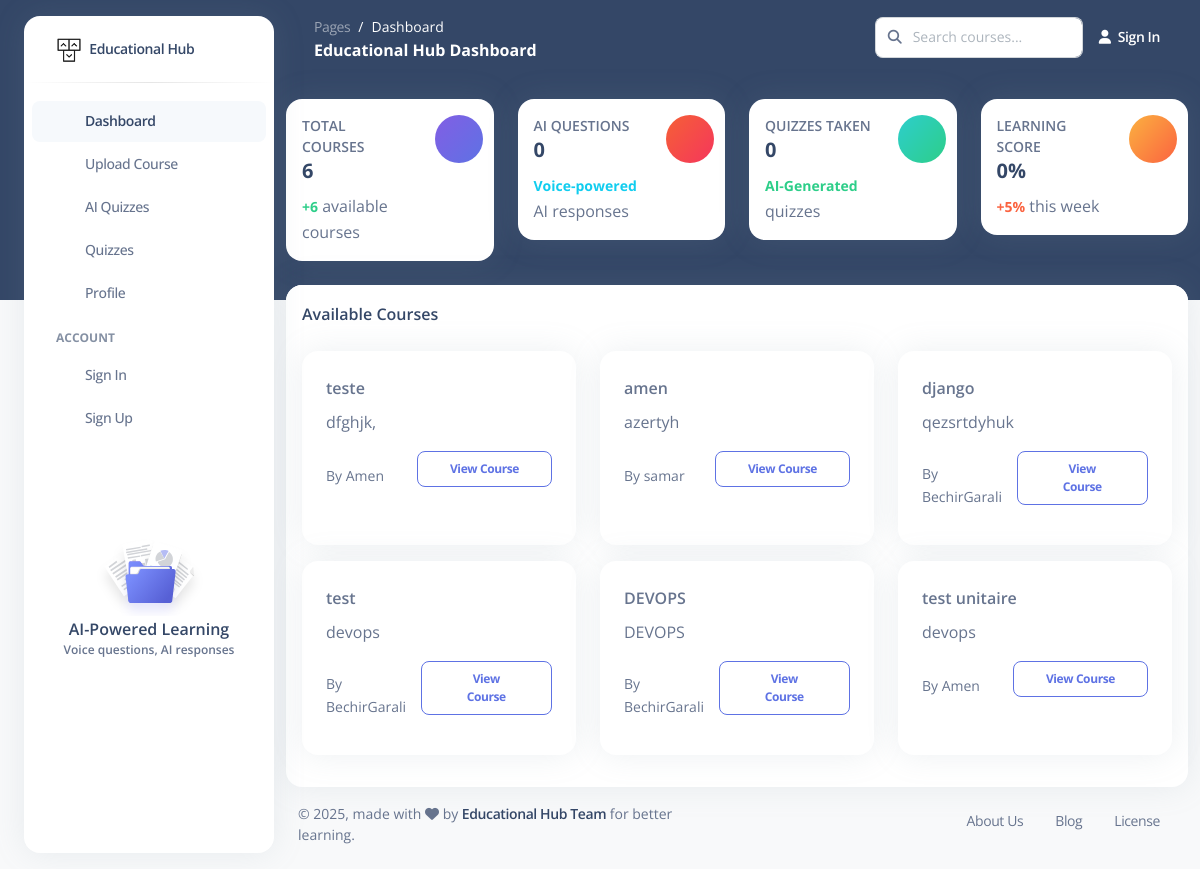
The page / on the database its author committed.
### course_app/models.py (models this page shows, shortened)
class Course(models.Model):
    id = models.UUIDField(primary_key=True, default=uuid.uuid4, editable=False)
    title = models.CharField(max_length=200)
    description = models.TextField()
    instructor = models.ForeignKey(User, on_delete=models.CASCADE, related_name='courses_taught')
    students = models.ManyToManyField(User, related_name='courses_enrolled', blank=True)
    created_at = models.DateTimeField(default=timezone.now)
    updated_at = models.DateTimeField(auto_now=True)
    is_active = models.BooleanField(default=True)
    audio_file = models.FileField(upload_to='courses/audio/', null=True, blank=True)
    pdf_file = models.FileField(upload_to='courses/pdf/', null=True, blank=True)
    transcript = models.TextField(blank=True)
    summary = models.TextField(blank=True)
    generated_images = models.JSONField(default=list, blank=True)
    key_concepts = models.JSONField(default=list, blank=True)
    class Meta:
        ordering = ['-created_at']

### course_app/views.py (the view)
# urls.py: path('', views.home, name='home'),
def home(request):
    courses = Course.objects.filter(is_active=True)[:6]
    context = {
        'courses': courses,
        'user': request.user,
    }
    return render(request, 'pages/dashboard.html', context)

### templates/pages/dashboard.html (shortened to what this page needs)
{% load static %}
<!DOCTYPE html>
<html lang="en">
<head>
  <link href="https://demos.creative-tim.com/argon-dashboard-pro/assets/css/nucleo-icons.css" rel="stylesheet" />
  <link href="https://demos.creative-tim.com/argon-dashboard-pro/assets/css/nucleo-svg.css" rel="stylesheet" />
  <link id="pagestyle" href="{% static 'css/argon-dashboard.css' %}?v=2.1.0" rel="stylesheet" />
</head>
<body class="g-sidenav-show bg-gray-100">
  <aside class="sidenav bg-white navbar navbar-vertical navbar-expand-xs border-0 border-radius-xl my-3 fixed-start ms-4 " id="sidenav-main">
    <div class="sidenav-header">
      <a class="navbar-brand m-0" href="{% url 'home' %}">
        <img src="{% static 'img/logo-ct-dark.png' %}" width="26px" height="26px" class="navbar-brand-img h-100" alt="main_logo">
        <span class="ms-1 font-weight-bold">Educational Hub</span>
      </a>
    </div>
    <hr class="horizontal dark mt-0">
    <div class="collapse navbar-collapse w-auto" id="sidenav-collapse-main">
      <ul class="navbar-nav">
        <li class="nav-item">
          <a class="nav-link active" href="{% url 'home' %}">
            <div class="icon icon-shape icon-sm border-radius-md text-center me-2 d-flex align-items-center justify-content-center">
            </div>
            <span class="nav-link-text ms-1">Dashboard</span>
          </a>
        </li>
        <li class="nav-item">
          <a class="nav-link" href="{% url 'upload_course' %}">
            <div class="icon icon-shape icon-sm border-radius-md text-center me-2 d-flex align-items-center justify-content-center">
            </div>
            <span class="nav-link-text ms-1">Upload Course</span>
          </a>
        </li>
        <li class="nav-item">
          <a class="nav-link" href="{% url 'quiz_app:quiz_list' %}">
            <div class="icon icon-shape icon-sm border-radius-md text-center me-2 d-flex align-items-center justify-content-center">
            </div>
            <span class="nav-link-text ms-1">AI Quizzes</span>
          </a>
        </li>
        <li class="nav-item">
          <a class="nav-link" href="#">
            <div class="icon icon-shape icon-sm border-radius-md text-center me-2 d-flex align-items-center justify-content-center">
            </div>
            <span class="nav-link-text ms-1">Quizzes</span>
          </a>
        </li>
        <li class="nav-item">
          <a class="nav-link" href="{% url 'profile' %}">
            <div class="icon icon-shape icon-sm border-radius-md text-center me-2 d-flex align-items-center justify-content-center">
            </div>
            <span class="nav-link-text ms-1">Profile</span>
          </a>
        </li>
        {% if not user.is_authenticated %}
        <li class="nav-item mt-3">
          <h6 class="ps-4 ms-2 text-uppercase text-xs font-weight-bolder opacity-6">Account</h6>
        </li>
        <li class="nav-item">
          <a class="nav-link" href="{% url 'signin' %}">
            <div class="icon icon-shape icon-sm border-radius-md text-center me-2 d-flex align-items-center justify-content-center">
            </div>
            <span class="nav-link-text ms-1">Sign In</span>
          </a>
        </li>
        <li class="nav-item">
          <a class="nav-link" href="{% url 'signup' %}">
            <div class="icon icon-shape icon-sm border-radius-md text-center me-2 d-flex align-items-center justify-content-center">
            </div>
            <span class="nav-link-text ms-1">Sign Up</span>
          </a>
        </li>
        {% endif %}
      </ul>
    </div>
    <div class="sidenav-footer mx-3">
      <div class="card card-plain shadow-none" id="sidenavCard">
        <img class="w-50 mx-auto" src="{% static 'img/illustrations/icon-documentation.svg' %}" alt="sidebar_illustration">
        <div class="card-body text-center p-3 w-100 pt-0">
          <div class="docs-info">
            <h6 class="mb-0">AI-Powered Learning</h6>
            <p class="text-xs font-weight-bold mb-0">Voice questions, AI responses</p>
          </div>
        </div>
      </div>
    </div>
  </aside>
  <main class="main-content position-relative border-radius-lg">
    <nav class="navbar navbar-main navbar-expand-lg px-0 mx-4 shadow-none border-radius-xl" id="navbarBlur" data-scroll="false">
      <div class="container-fluid py-1 px-3">
        <nav aria-label="breadcrumb">
          <ol class="breadcrumb bg-transparent mb-0 pb-0 pt-1 px-0 me-sm-6 me-5">
            <li class="breadcrumb-item text-sm"><a class="opacity-5 text-white" href="{% url 'home' %}">Pages</a></li>
            <li class="breadcrumb-item text-sm text-white active" aria-current="page">Dashboard</li>
          </ol>
          <h6 class="font-weight-bolder text-white mb-0">Educational Hub Dashboard</h6>
        </nav>
        <div class="collapse navbar-collapse mt-sm-0 mt-2 me-md-0 me-sm-4" id="navbar">
          <div class="ms-md-auto pe-md-3 d-flex align-items-center">
            <div class="input-group">
              <span class="input-group-text text-body"><i class="fas fa-search" aria-hidden="true"></i></span>
              <input type="text" class="form-control" placeholder="Search courses...">
            </div>
          </div>
          <ul class="navbar-nav justify-content-end">
            {% if user.is_authenticated %}
            <li class="nav-item dropdown">
              <a class="nav-link dropdown-toggle d-flex align-items-center" href="#" id="navbarDropdown" role="button" data-bs-toggle="dropdown" aria-expanded="false">
                {% if user_profile.profile_image %}
                <img src="{{ user_profile.profile_image.url }}" class="rounded-circle me-2" width="32" height="32" alt="Avatar">
                {% else %}
                <div class="rounded-circle bg-white d-flex align-items-center justify-content-center me-2" style="width: 32px; height: 32px;">
                  <i class="fa fa-user text-dark" style="font-size: 14px;"></i>
                </div>
                {% endif %}
                <span class="d-sm-inline d-none text-white font-weight-bold">{{ user.username }}</span>
              </a>
              <ul class="dropdown-menu dropdown-menu-end" aria-labelledby="navbarDropdown">
                <li><a class="dropdown-item" href="{% url 'profile' %}">
                  <i class="fa fa-user me-2"></i>Profile
                </a></li>
                <li><a class="dropdown-item" href="#" onclick="showSettings()">
                  <i class="fa fa-cog me-2"></i>Settings
                </a></li>
                <li><hr class="dropdown-divider"></li>
                <li><a class="dropdown-item" href="{% url 'logout' %}">
                  <i class="fa fa-sign-out me-2"></i>Logout
                </a></li>
              </ul>
            </li>
            {% else %}
            <li class="nav-item d-flex align-items-center">
              <a href="{% url 'signin' %}" class="nav-link text-white font-weight-bold px-0">
                <i class="fa fa-user me-sm-1"></i>
                <span class="d-sm-inline d-none">Sign In</span>
              </a>
            </li>
            {% endif %}
          </ul>
        </div>
      </div>
    </nav>
    <div class="container-fluid py-4">
      <div class="row">
        <div class="col-xl-3 col-sm-6 mb-xl-0 mb-4">
          <div class="card">
            <div class="card-body p-3">
              <div class="row">
                <div class="col-8">
                  <div class="numbers">
                    <p class="text-sm mb-0 text-uppercase font-weight-bold">Total Courses</p>
                    <h5 class="font-weight-bolder">
                      {{ courses|length }}
                    </h5>
                    <p class="mb-0">
                      <span class="text-success text-sm font-weight-bolder">+{{ courses|length }}</span>
                      available courses
                    </p>
                  </div>
                </div>
                <div class="col-4 text-end">
                  <div class="icon icon-shape bg-gradient-primary shadow-primary text-center rounded-circle">
                  </div>
                </div>
              </div>
            </div>
          </div>
        </div>
        <div class="col-xl-3 col-sm-6 mb-xl-0 mb-4">
          <div class="card">
            <div class="card-body p-3">
              <div class="row">
                <div class="col-8">
                  <div class="numbers">
                    <p class="text-sm mb-0 text-uppercase font-weight-bold">AI Questions</p>
                    <h5 class="font-weight-bolder">
                      {% if user.is_authenticated %}{{ user.audio_questions.count }}{% else %}0{% endif %}
                    </h5>
                    <p class="mb-0">
                      <span class="text-info text-sm font-weight-bolder">Voice-powered</span>
                      AI responses
                    </p>
                  </div>
                </div>
                <div class="col-4 text-end">
                  <div class="icon icon-shape bg-gradient-danger shadow-danger text-center rounded-circle">
                  </div>
                </div>
              </div>
            </div>
          </div>
        </div>
        <div class="col-xl-3 col-sm-6 mb-xl-0 mb-4">
          <div class="card">
            <div class="card-body p-3">
              <div class="row">
                <div class="col-8">
                  <div class="numbers">
                    <p class="text-sm mb-0 text-uppercase font-weight-bold">Quizzes Taken</p>
                    <h5 class="font-weight-bolder">
                      {% if user.is_authenticated %}{{ user.quiz_attempts.count }}{% else %}0{% endif %}
                    </h5>
                    <p class="mb-0">
                      <span class="text-success text-sm font-weight-bolder">AI-Generated</span>
                      quizzes
                    </p>
                  </div>
                </div>
                <div class="col-4 text-end">
                  <div class="icon icon-shape bg-gradient-success shadow-success text-center rounded-circle">
                  </div>
                </div>
              </div>
            </div>
          </div>
        </div>
        <div class="col-xl-3 col-sm-6">
          <div class="card">
            <div class="card-body p-3">
              <div class="row">
                <div class="col-8">
                  <div class="numbers">
                    <p class="text-sm mb-0 text-uppercase font-weight-bold">Learning Score</p>
                    <h5 class="font-weight-bolder">
                      {% if user.is_authenticated %}85%{% else %}0%{% endif %}
                    </h5>
                    <p class="mb-0">
                      <span class="text-warning text-sm font-weight-bolder">+5%</span>
                      this week
                    </p>
                  </div>
                </div>
                <div class="col-4 text-end">
                  <div class="icon icon-shape bg-gradient-warning shadow-warning text-center rounded-circle">
                  </div>
                </div>
              </div>
            </div>
          </div>
        </div>
      </div>
      <div class="row mt-4">
        <div class="col-lg-12">
          <div class="card">
            <div class="card-header pb-0 p-3">
              <div class="d-flex justify-content-between">
                <h6 class="mb-2">Available Courses</h6>
              </div>
            </div>
            <div class="row p-3">
              {% for course in courses %}
              <div class="col-md-4 mb-3">
                <div class="card h-100">
                  <div class="card-body">
                    <h6 class="card-title">{{ course.title }}</h6>
                    <p class="card-text">{{ course.description|truncatewords:20 }}</p>
                    <div class="d-flex justify-content-between align-items-center">
                      <small class="text-muted">By {{ course.instructor.username }}</small>
                      <a href="{% url 'course_detail' course.id %}" class="btn btn-sm btn-outline-primary">View Course</a>
                    </div>
                  </div>
                </div>
              </div>
              {% endfor %}
            </div>
          </div>
        </div>
      </div>
      <footer class="footer pt-3">
        <div class="container-fluid">
          <div class="row align-items-center justify-content-lg-between">
            <div class="col-lg-6 mb-lg-0 mb-4">
              <div class="copyright text-center text-sm text-muted text-lg-start">
                © <script>document.write(new Date().getFullYear())</script>,
                made with <i class="fa fa-heart"></i> by
                <a href="#" class="font-weight-bold" target="_blank">Educational Hub Team</a>
                for better learning.
              </div>
            </div>
            <div class="col-lg-6">
              <ul class="nav nav-footer justify-content-center justify-content-lg-end">
                <li class="nav-item">
                  <a href="#" class="nav-link text-muted" target="_blank">About Us</a>
                </li>
                <li class="nav-item">
                  <a href="#" class="nav-link text-muted" target="_blank">Blog</a>
                </li>
                <li class="nav-item">
                  <a href="#" class="nav-link text-muted" target="_blank">License</a>
                </li>
              </ul>
            </div>
          </div>
        </div>
      </footer>
    </div>
  </main>
</body>
</html>

### rows shown on the page
Course: title "teste", description "dfghjk,", instructor.username "Amen"
Course: title "amen", description "azertyh", instructor.username "samar"
Course: title "django", description "qezsrtdyhuk", instructor.username "BechirGarali"
Course: title "test", description "devops", instructor.username "BechirGarali"
Course: title "DEVOPS", description "DEVOPS", instructor.username "BechirGarali"
Course: title "test unitaire", description "devops", instructor.username "Amen"

### other values the page prints
{{ courses|length }} "6"
